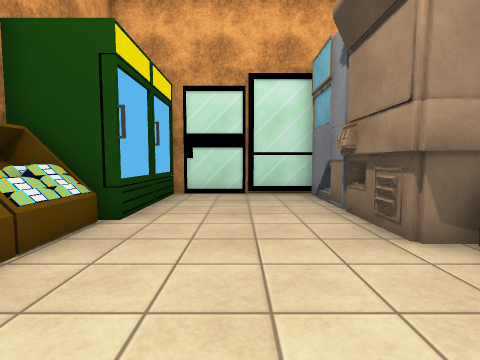
View 1 (above)

14 first-person views from a walk through a Unity game level. The camera is 1.2 m above the floor, tilts 4° down and sees 85° across. The floor is counted in squares, 1 m on a side. Each view is taken from the middle of a square. On the plan, view 1 faces up. The plan holds only what a view shows up to about 12 squares ahead; the rest is blank. The place goes on beyond the plan. Some surface patterns are stand-ins.

View 2
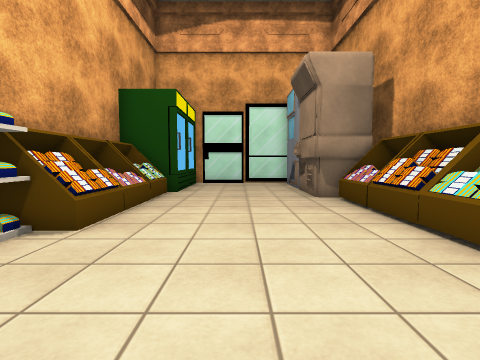

View 3
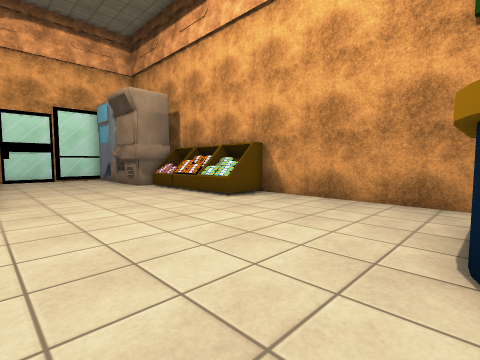

View 4
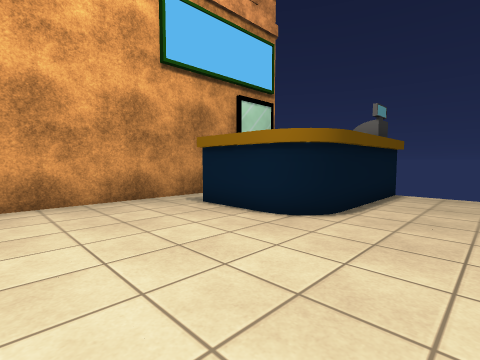

View 5
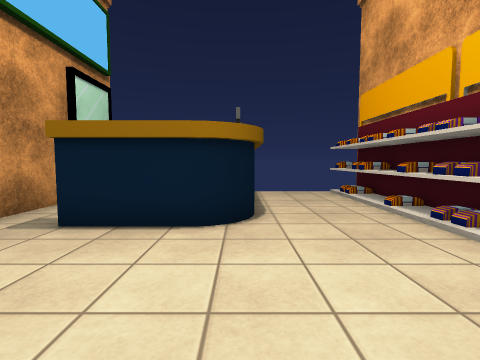

View 6
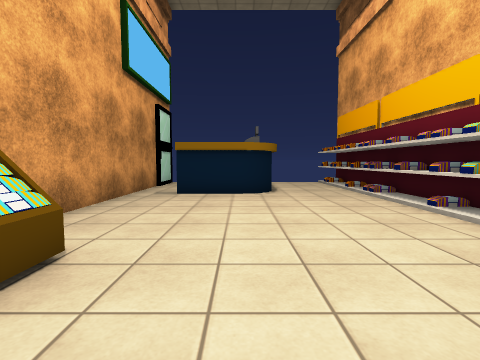

View 7
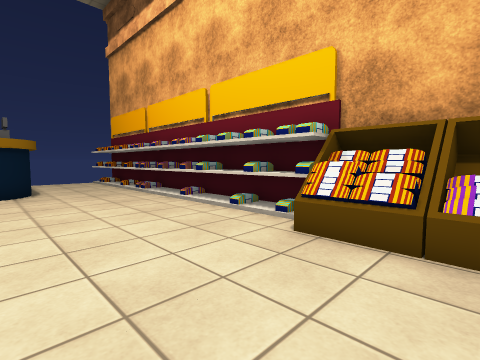

View 8
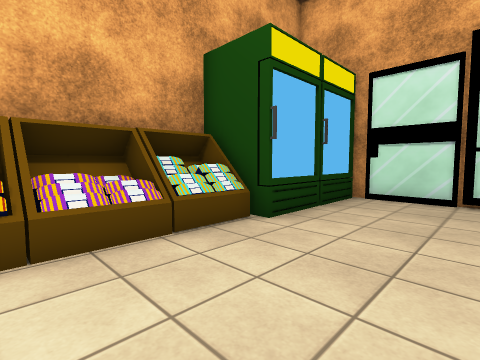

View 9
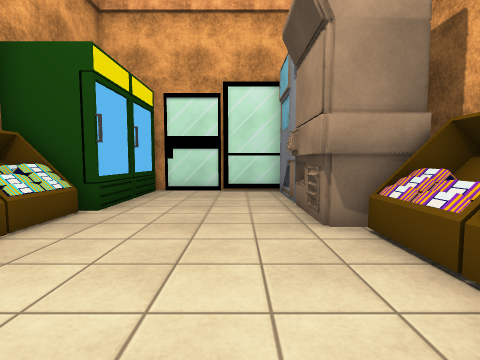

View 10
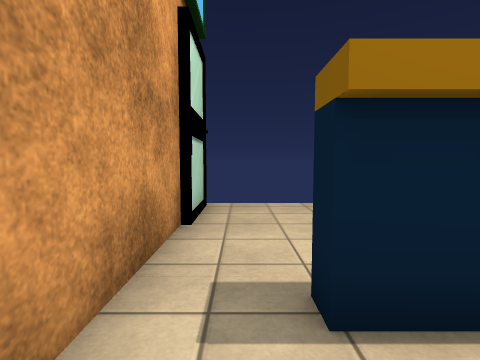

View 11
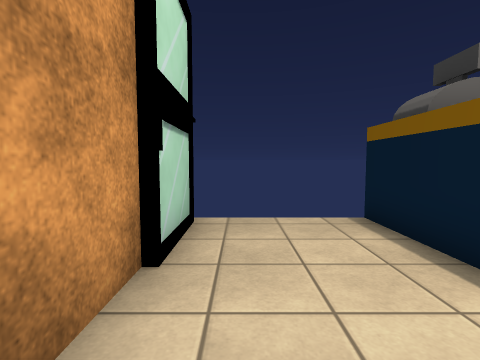

View 12
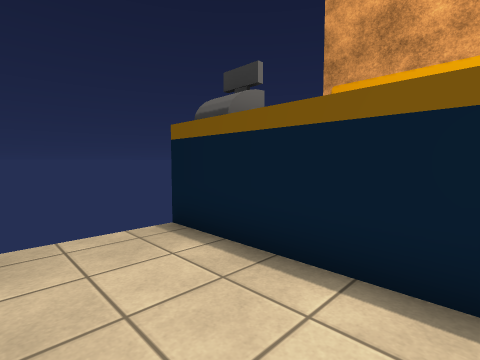

View 13
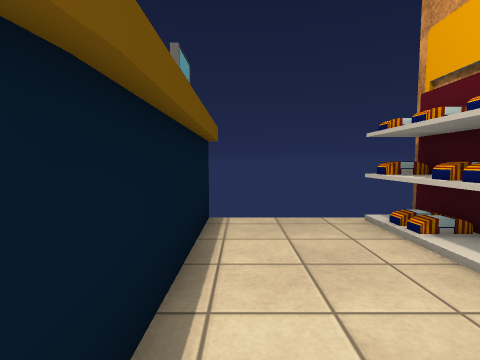

View 14
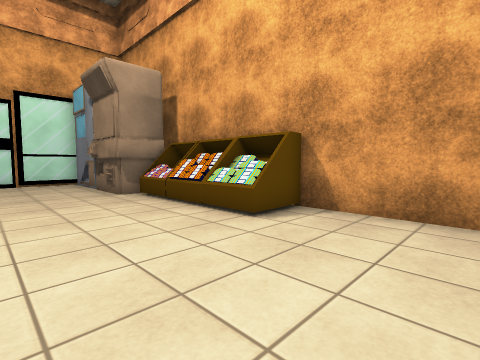

### Floor plan
Points are (right, up) in squares from view 1. A wall is a line through its corners. A room is listed if a view was taken in it or the views show most of it. See-through windows are left out.
Room 1 (views 1, 2, 3, 4, 5, 6, 7, 8, 9, 10, 11, 13, 14)
walls: (3.6, -0.3) (3.6, 1.5); (-3.3, 0.4) (-3.3, -0.5) (-4.2, -0.5); (-3.5, 0.4) (-2.9, 0.4); (-3.6, 0.3) (-3.6, -0.4) (-3.6, -14.4); (-2.8, 1.3) (-4.5, 1.3); (3.8, 0.6) (3.8, 1.5); (-3.7, 1.2) (-3.7, -0.5); (-3.9, 1.2) (-3.9, -0.5); (5, -0.5) (3.2, -0.5); (-4.5, 1.5) (-2.8, 1.5); (-2.9, 3.1) (-4.5, 3.1); (3.8, 2.5) (3.8, 3.4); (-2.8, 3.4) (-3.9, 3.4); (-3.3, 4.8) (-3.3, 4.2) (-3.5, 4.2); (-3.7, 4.7) (-3.7, 3.6); (-0.3, -9.8) (0, -9.1); (-0.5, -10.1) (-0.5, -9.5) (0, -8.8) (0.7, -8.6) (3.4, -8.6) (3.4, -9.4); (5.1, -9.6) (5.1, -2.2) (3.2, -2.2); (2.8, 9.9) (-2.6, 9.9); (-0.5, -14.5) (-0.5, -9.8) (-0.3, -9.1) (0.2, -8.8); (-0.3, -14.6) (-0.3, -9.6) (0.1, -9) (0.7, -8.8) (3.4, -8.8)
low walls: (3.2, -2.2) (3.2, 3.5); (3.6, -2.1) (3.6, -1.5); (3.4, -0.3) (3.4, 1.5); (3.6, -0.2) (3.1, -0.2); (3.4, 1.6) (3.4, 3.4); (3.6, 1.7) (3.6, 3.4); (-3.6, 2.4) (-3.6, 1.2) (-3.1, 1.2) (-3.1, -0.5); (-3.1, 3.2) (-3.1, 1.5); (-3.3, 3.1) (-3.3, 1.4); (-3.9, 3.4) (-3.9, 2.4); (-3.1, 4) (-3.1, 3.5); (-3.1, 4.9) (-3.1, 4.2); (-2.8, 5.2) (-2.8, -0.5)
ways out: opening at (4, -9) to room 2
objects: other object (-3, 6) to (-2, 7); other object (-3, 8) to (-2, 9); other object (2, 6) to (3, 6); other object (3, 8)
Room 2 (view 12)
walls: (5.1, -12) (5.1, -9.6); (1.3, -10) (1.3, -14.6); (5.1, -14.1) (5.1, -12.1)
ways out: opening at (4, -9) to room 1

Where each view was taken, in squares from view 1:
view 1: 0 up, 0 right, facing up
view 2: 5 down, 0 right, facing up
view 3: 9 down, 3 left, facing up-right
view 4: 4 down, 3 left, facing down-right
view 5: 4 down, 0 right, facing down
view 6: 1 up, 1 right, facing down
view 7: 2 up, 1 right, facing down-left
view 8: 1 up, 1 right, facing up-left
view 9: 1 down, 1 right, facing up
view 10: 7 down, 4 right, facing down
view 11: 9 down, 4 right, facing down
view 12: 10 down, 4 right, facing down-left
view 13: 9 down, 1 left, facing down
view 14: 6 down, 1 left, facing up-right
